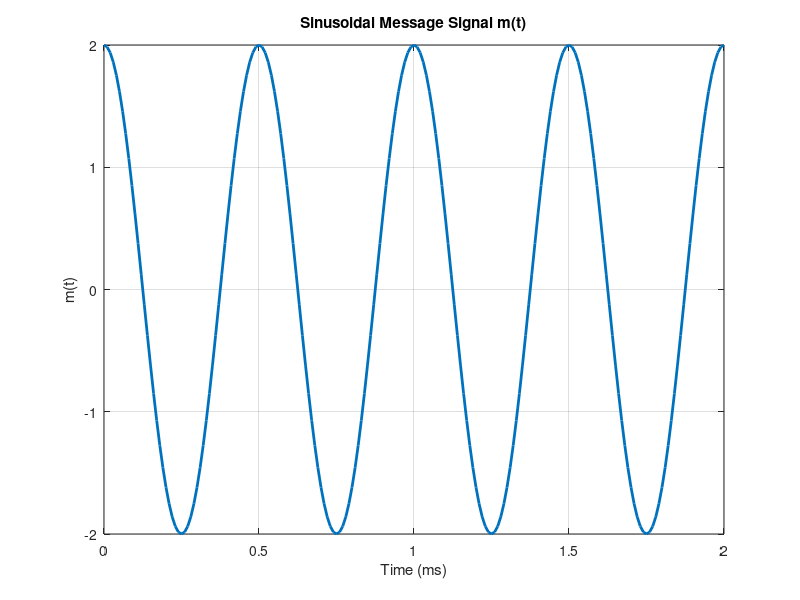
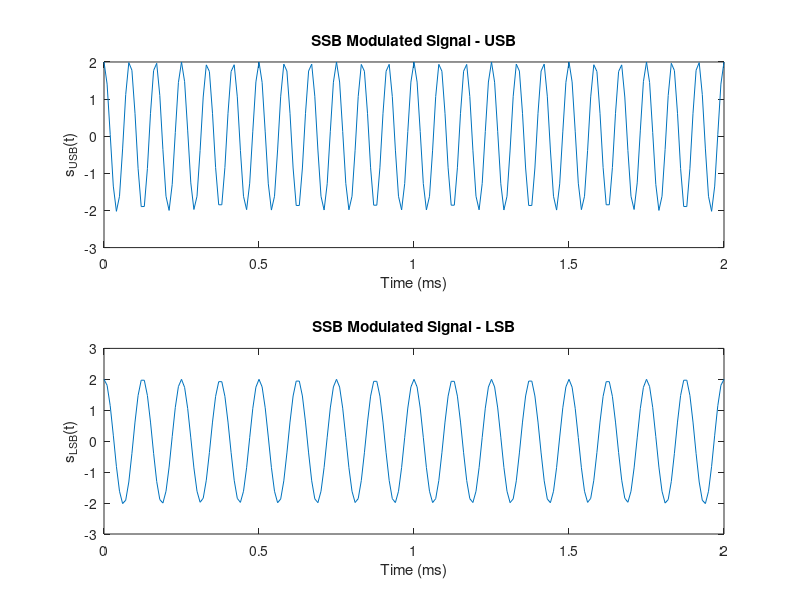
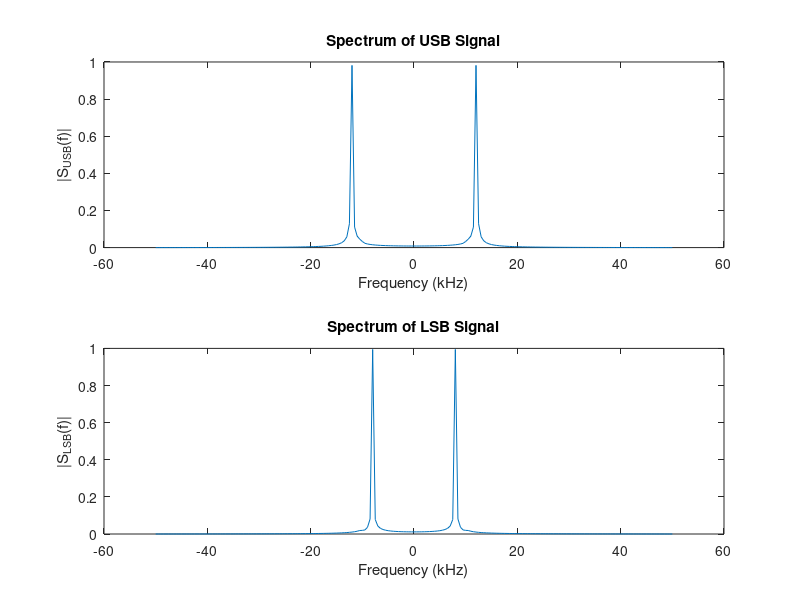
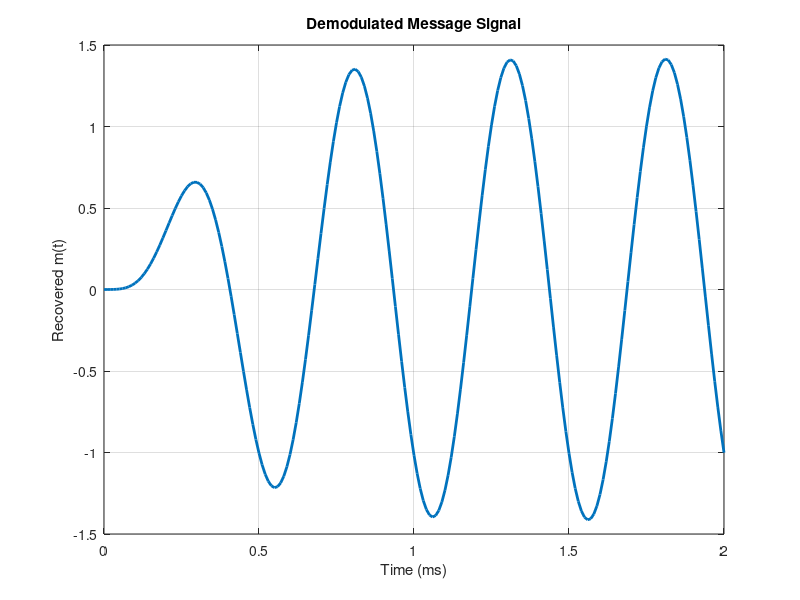

The MATLAB source for these figures, in order:
%GENERATED SINUSOIDAL SIGNAL m(t)AMPLITUDE=2 ,FREQUENCY=2KHz
% Time vector
fs = 100e3;             % Sampling frequency (100 kHz)
t = 0:1/fs:2e-3;        % Time from 0 to 2 ms

% Message signal m(t)
Am = 2;                 
fm = 2000;              % 2 kHz
m = Am * cos(2*pi*fm*t);

% Plot
figure;
plot(t*1e3, m, 'LineWidth', 2);
xlabel('Time (ms)');
ylabel('m(t)');
title('Sinusoidal Message Signal m(t)');
grid on;
%--------------------------------------------------------------------------
%--------Generate the modulated signal s(t)output of the block-------------
%-------------------------------------------------------------------------
% Carrier parameters
Ac = 1;
fc = 10000;           % 10 kHz carrier

% Hilbert transform of m(t)
mh = imag(hilbert(m));  % This gives the Hilbert transform of m(t)

% Generate USB and LSB
s_usb = Ac * (m .* cos(2*pi*fc*t) - mh .* sin(2*pi*fc*t));  % USB
s_lsb = Ac * (m .* cos(2*pi*fc*t) + mh .* sin(2*pi*fc*t));  % LSB

% Plot
figure;
subplot(2,1,1);
plot(t*1e3, s_usb);
xlabel('Time (ms)');
ylabel('s_{USB}(t)');
title('SSB Modulated Signal - USB');

subplot(2,1,2);
plot(t*1e3, s_lsb);
xlabel('Time (ms)');
ylabel('s_{LSB}(t)');
title('SSB Modulated Signal - LSB');
%--------------------------------------------------------------------------
%------------------- Obtain the Frequency Spectrum-------------------------
%--------------------------------------------------------------------------

% Frequency axis
n = length(t);
f = linspace(-fs/2, fs/2, n);

% Compute and plot spectra
S_USB = abs(fftshift(fft(s_usb)/n));
S_LSB = abs(fftshift(fft(s_lsb)/n));

figure;
subplot(2,1,1);
plot(f/1e3, S_USB);
xlabel('Frequency (kHz)');
ylabel('|S_{USB}(f)|');
title('Spectrum of USB Signal');

subplot(2,1,2);
plot(f/1e3, S_LSB);
xlabel('Frequency (kHz)');
ylabel('|S_{LSB}(f)|');
title('Spectrum of LSB Signal');
%--------------------------------------------------------------------------
%------------------Demodulate the SSB Signal to Recoverm(t)---------------
%--------------------------------------------------------------------------

% Multiply USB signal by cosine carrier (coherent detection)
demod_usb = s_usb .* cos(2*pi*fc*t) * 2;

% Apply low-pass filter to recover message
[b, a] = butter(5, (fm*2)/fs);  % 5th order LPF, cutoff just above 2kHz
recovered_m = filter(b, a, demod_usb);

% Plot
figure;
plot(t*1e3, recovered_m, 'LineWidth', 2);
xlabel('Time (ms)');
ylabel('Recovered m(t)');
title('Demodulated Message Signal');
grid on;
%--------------------------------------------------------------------------
%------------------Imperfect Carrier Synchronization-----------------------
%--------------------------------------------------------------------------

% Introduce frequency and phase error in local oscillator
fc_offset = 50;  % 50 Hz frequency offset
phase_offset = pi/6;  % 30 degree phase shift

% Use offset carrier for demodulation
imperfect_carrier = cos(2*pi*(fc + fc_offset)*t + phase_offset);

% Demodulate with imperfect carrier
demod_imperfect = s_usb .* imperfect_carrier * 2;
recovered_imperfect = filter(b, a, demod_imperfect);

% Plot
figure;
plot(t*1e3, recovered_imperfect, 'r', 'LineWidth', 2);
xlabel('Time (ms)');
ylabel('m_{rec}(t)');
title('Recovered m(t) with Carrier Mismatch');
grid on;
%Comment
%observe distortion, possibly beating or a frequency shift.
%This is due to phase and frequency mismatch between modulator and
%demodulator carriers


